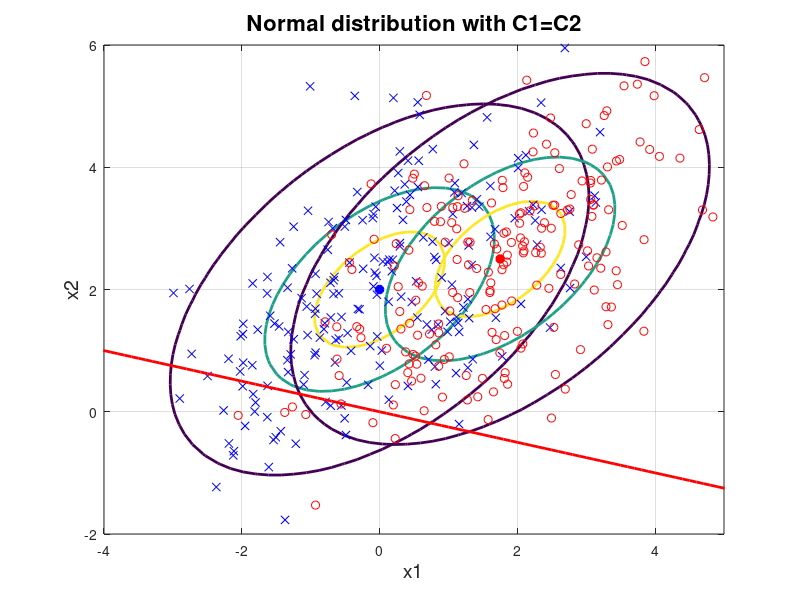

Reproduce this figure in MATLAB.
% =========================================================================
% Section 1
N=200; %100
m1 = [0; 2];
m2 = [1.75; 2.5];
C = [2 1; 1 2]; 
C1 = C; 
C2 = C1; % Same covariance
%X1 = mvnrnd(m1, C, N);
%%X2 = mvnrnd(m2, C, N);
load('distributions.mat');

%Density contour
numGrid = 50;
xRange = linspace(-4.0, 5.0, numGrid);
yRange = linspace(-2.0, 6.0, numGrid);
P1 = zeros(numGrid, numGrid);
P2 = P1;
for j=1:numGrid
    for i=1:numGrid;
        x = [xRange(j) yRange(i)]';
        P1(i,j) = mvnpdf(x', m1', C1);
        P2(i,j) = mvnpdf(x', m2', C2);
    end
end
Pmax = max(max([P1 P2]));
figure(1), clf,
contour(xRange, yRange, P1, [0.1*Pmax 0.5*Pmax 0.8*Pmax], 'LineWidth', 2);
hold on;
plot(m1(1), m1(2), 'b*', 'LineWidth', 4);
contour(xRange, yRange, P2, [0.1*Pmax 0.5*Pmax 0.8*Pmax], 'LineWidth', 2);
plot(m2(1), m2(2), 'r*', 'LineWidth', 4);

title('Normal distribution with C1=C2', 'FontSize', 16);
xlabel('x1', 'FontSize', 14)
ylabel('x2', 'FontSize', 14);


% Section 2
plot(X1(:,1),X1(:,2),'bx', X2(:,1),X2(:,2),'ro'); grid on;

display('Fisher');


% Section 3
wF = inv(C1+C2)*(m1-m2);
xx = -6:0.1:6;
yy = xx*wF(2)/wF(1);
plot(xx,yy,'r', 'LineWidth', 2);

return;

% Section 4
p1 = X1*wF;
p2 = X2*wF;

[xx1, xx2] = proj_distribution( p1, p2, 2 );

% Section 5
figure(3), clf;
ROC = roc_curve( xx1, xx2, p1, p2, N, 50, 3);

% Section 6
% Compute the area under the ROC
% It was implemented inside the roc generation method

% Section 7. For a suitable choice of decision threshold, compute the classication accuracy.
% It was implemented inside the roc_curve method

% Section 8. Plot the ROC curve (on the same scale) for
% A random direction (instead of the Fisher discriminant direction).
display('Random');
wRandom = rand(2,1);
p1 = X1*wRandom;
p2 = X2*wRandom;
[xx1, xx2] = proj_distribution( p1, p2, 2 );
roc_curve( xx1, xx2, p1, p2, N, 50, 3, 'c');

% Projections onto the direction connecting the means of the two classes.
display('Directions connecting the means');
wMeanCon = m2-m1;
p1 = X1*wMeanCon;
p2 = X2*wMeanCon;
[xx1, xx2] = proj_distribution( p1, p2, 2 );
roc_curve( xx1, xx2, p1, p2, N, 50, 3, 'r');
%roc_accuracy(ROC);

save('distributions.mat','N', 'C',  'm1', 'm2', 'X1','X2');  % function form

